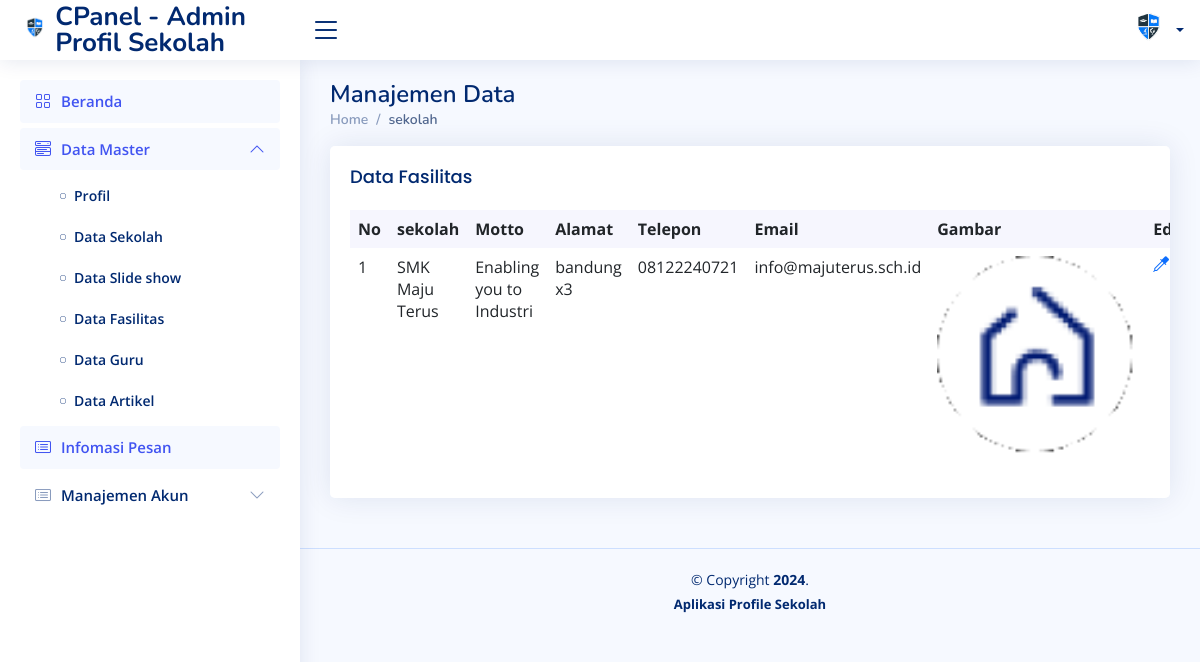
/admin/index.php?aksi=Master&xaksi=sekolah&yaksi=1, run on the app's committed database.
### tables this page shows
CREATE TABLE `tbl_sekolah` (
  `id` int(11) NOT NULL AUTO_INCREMENT,
  `nama_sekolah` varchar(200) DEFAULT NULL,
  `motto` varchar(200) DEFAULT NULL,
  `alamat` varchar(200) DEFAULT NULL,
  `telepon` varchar(200) DEFAULT NULL,
  `wa` varchar(200) DEFAULT NULL,
  `instagram` varchar(200) DEFAULT NULL,
  `facebook` varchar(200) DEFAULT NULL,
  `twitter` varchar(200) DEFAULT NULL,
  `youtube` varchar(200) DEFAULT NULL,
  `email` varchar(200) DEFAULT NULL,
  `gambar` varchar(200) DEFAULT NULL,
  PRIMARY KEY (`id`)
);

### admin/function/database.php (called while the page is built, shortened)
<?php
class database{
	public $host = "localhost";
	public $username = "root";
	public $password = "";
	public $database = "db_projek_akhir";
function __construct(){
		$this->koneksi = mysqli_connect($this->host, $this->username, $this->password,$this->database);
	}
}
?>

### admin/function/fsekolah.php (called while the page is built, shortened)
<?php
include('database.php');
class fsekolah extends  database {
function tampil_data()
	{
		$sql = mysqli_query($this->koneksi,"select * from tbl_sekolah");
		$number = mysqli_num_rows($sql);
		while($row = mysqli_fetch_array($sql,MYSQLI_ASSOC)){
			$hasil[] = $row;
		}
		return $hasil;
	}
}
?>

### admin/view/vsekolah.php (the view)
      <div class="col-12">
         <div class="card recent-sales overflow-auto">
            <div class="card-body">
<table width="100%" border="0" cellpadding="0" cellspacing="0">
  <tr>
	<td><h5 class="card-title">Data Fasilitas</span></h5></td>
  </tr>
  </table>
               <table class="table table-borderless datatable">
               <thead>
                 <tr>
                   <th scope="col">No</th>
                   <th scope="col">sekolah</th>
                   <th scope="col">Motto</th>
                   <th scope="col">Alamat</th>
                   <th scope="col">Telepon</th>
                   <th scope="col">Email</th>
                   <th scope="col">Gambar</th>
                  <th scope="col">Edit</th>
                 </tr>
               </thead>
               <tbody>
        <?php
             $no=1;
             foreach($dataku as $row)
             {
             ?>
				  <tr>
					<td><?php  echo $no++; ?> </td>
					<td><?php  echo $row['nama_sekolah']; ?></a></td>
                      <td><?php  echo $row['motto']; ?></td>
                         <td><?php  echo $row['alamat']; ?></td>                           <td><?php  echo $row['telepon']; ?></td>
                         <td><?php  echo $row['email']; ?></td>
                      <td>  <img src="../images/sekolah/<?php echo htmlspecialchars($row['gambar']); ?>" alt="Gambar" style="width:200px; height: auto;"></td>
                 <td><a href="./index.php?aksi=Master&xaksi=sekolah&yaksi=5&id=<?php echo  $row['id'];?>" class="text-primary"><span id="btnConfirm"  class="bi bi-eyedropper"></span></a>
                </td>
   </tr>
            <?php } ?>
                  </tbody>
             </table>
           </div>
         </div>
       </div>

### admin/assets/css/style.css (style rules this page uses)
:root { scroll-behavior: smooth; }
body { font-family: "Open Sans", sans-serif; background: #f6f9ff; color: #444444; }
a { color: #4154f1; text-decoration: none; }
h1, h2, h3, h4, h5, h6 { font-family: "Nunito", sans-serif; }
.card { margin-bottom: 30px; border: none; border-radius: 5px; box-shadow: 0px 0 30px rgba(1, 41, 112, 0.1); }
.card-title { padding: 20px 0 15px 0; font-size: 18px; font-weight: 500; color: #012970; font-family: "Poppins", sans-serif; }
.card-body { padding: 0 20px 20px 20px; }
.dashboard .recent-sales { font-size: 14px; }
.dashboard .recent-sales .table thead { background: #f6f6fe; }
.dashboard .recent-sales .table thead th { border: 0; }

### data on the page
tbl_sekolah: nama_sekolah "SMK Maju Terus", motto "Enabling you to Industri", alamat "bandung x3", telepon "08122240721", email "info@majuterus.sch.id", gambar (picture)

### other printed values
$_GET['xaksi'] "sekolah"
